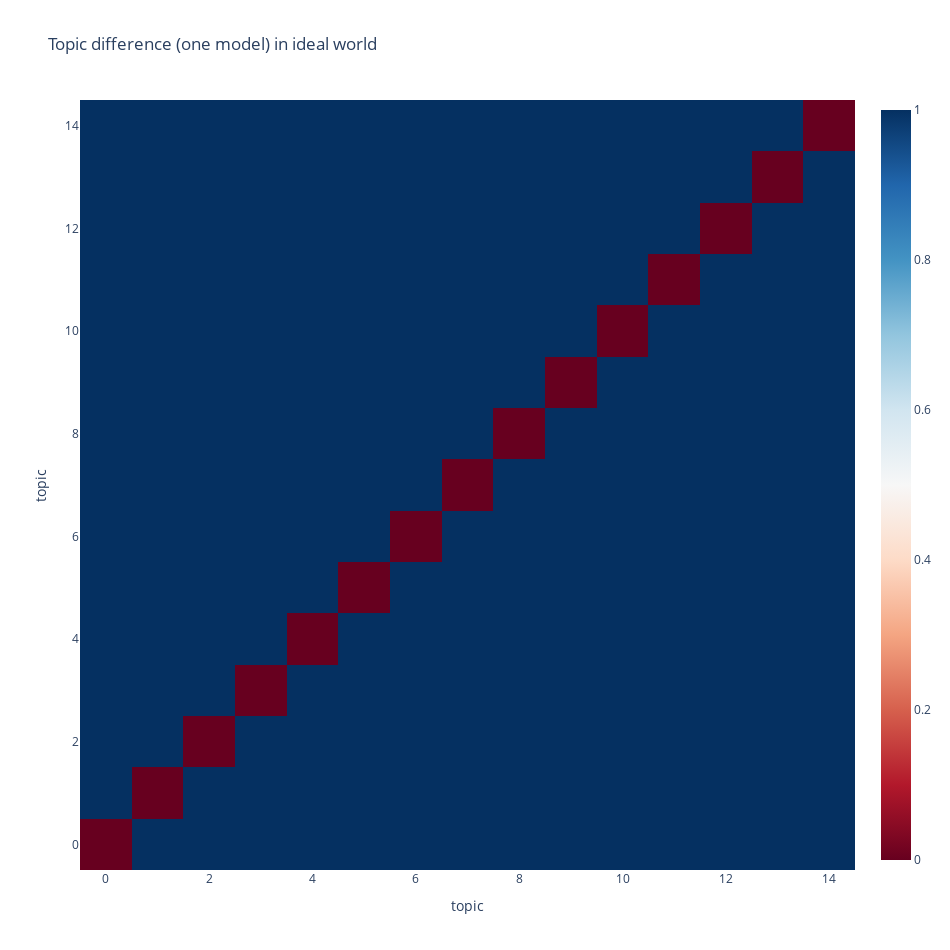

Write notebook code for a chart like this one.
### Code cell
plot_difference(mdiff, title="Topic difference (one model) in ideal world")

### Figure 1 — Plotly figure (JSON) as saved in the notebook; plotly's stock layout.template omitted (floating-point values rounded to 4 significant figures; data arrays with more than 128 entries replaced by an {"elided": "..."} marker saying what was removed)
{"data": [{"colorscale": [[0, "rgb(103,0,31)"], [0.1, "rgb(178,24,43)"], [0.2, "rgb(214,96,77)"], [0.3, "rgb(244,165,130)"], [0.4, "rgb(253,219,199)"], [0.5, "rgb(247,247,247)"], [0.6, "rgb(209,229,240)"], [0.7, "rgb(146,197,222)"], [0.8, "rgb(67,147,195)"], [0.9, "rgb(33,102,172)"], [1, "rgb(5,48,97)"]], "type": "heatmap", "z": {"elided": "15x15 int values"}}], "layout": {"height": 950, "title": {"text": "Topic difference (one model) in ideal world"}, "width": 950, "xaxis": {"autorange": true, "range": [-0.5, 14.5], "title": {"text": "topic"}}, "yaxis": {"autorange": true, "range": [-0.5, 14.5], "title": {"text": "topic"}}}}
